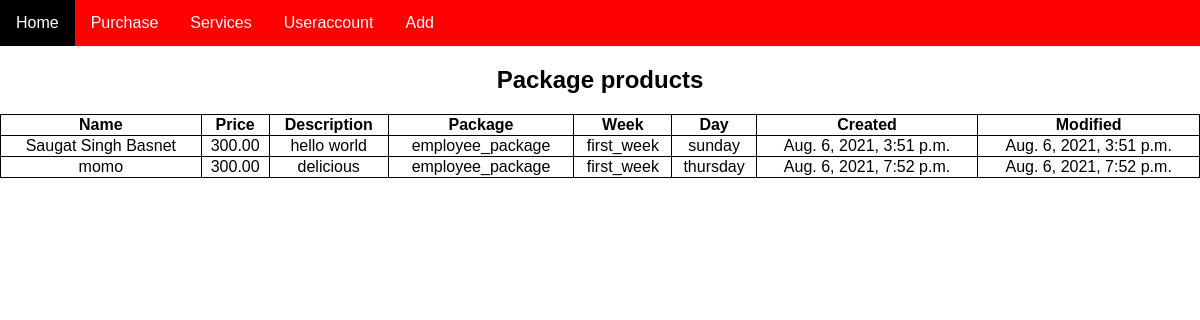
Page /package_products/ on the committed database.
### ttruckapp/models.py (models this page shows)
class Package_products(models.Model):
    name = models.CharField(max_length=100)
    price = models.DecimalField(max_digits=5, decimal_places=2)
    description = models.TextField()
    package = models.CharField(max_length=50, choices=PACKAGE_CHOICES)
    week = models.CharField(max_length=50, choices=WEEK)
    day = models.CharField(max_length=50, choices=DAY)
    created = models.DateTimeField(auto_now_add=True)
    modified = models.DateTimeField(auto_now=True)

### ttruckapp/views.py (the view)
# urls.py: path('package_products/', views.package_products, name='package_products'),
def package_products(request):
    package_products = Package_products.objects.all()
    context = {'package_products': package_products}
    return render(request, 'package_products.html', context)

### ttruckapp/templates/package_products.html (shortened to what this page needs)
{% extends 'base.html' %}
{% block content %}
<h2>Package products</h2>
    <table class="table table-striped">
            <tr>
                <th>Name</th>
                <th>Price</th>
                <th>Description</th>
                <th>Package</th>
                <th>Week</th>
                <th>Day</th>
                <th>Created</th>
                <th>Modified</th>
            </tr>
        {% for package_products in package_products %}
        <tr>
            <td style="text-align:center">{{package_products.name}}</td>
            <td style="text-align:center">{{package_products.price}}</td>
            <td style="text-align:center">{{package_products.description}}</td>
            <td style="text-align:center">{{package_products.package}}</td>
            <td style="text-align:center">{{package_products.week}}</td>
            <td style="text-align:center">{{package_products.day}}</td>
            <td style="text-align:center">{{package_products.created}}</td>
            <td style="text-align:center">{{package_products.modified}}</td>
        </tr>
        {% endfor %}
    </table>
{% endblock content %}

### templates/base.html (style rules this page uses)
body { font-family: Arial, Helvetica, sans-serif; margin: 0; }

### ttruckapp/templates/package_products.html (style rules this page uses)
table { width: 100%; }
h2 { text-align: center }
table, th, td { border: 1px solid black; border-collapse: collapse; }

### rows in the picture
Package_products: name "Saugat Singh Basnet", price "300.00", description "hello world", package "employee_package", week "first_week", day "sunday", created "Aug. 6, 2021, 3:51 p.m.", modified "Aug. 6, 2021, 3:51 p.m."
Package_products: name "momo", price "300.00", description "delicious", package "employee_package", week "first_week", day "thursday", created "Aug. 6, 2021, 7:52 p.m.", modified "Aug. 6, 2021, 7:52 p.m."
